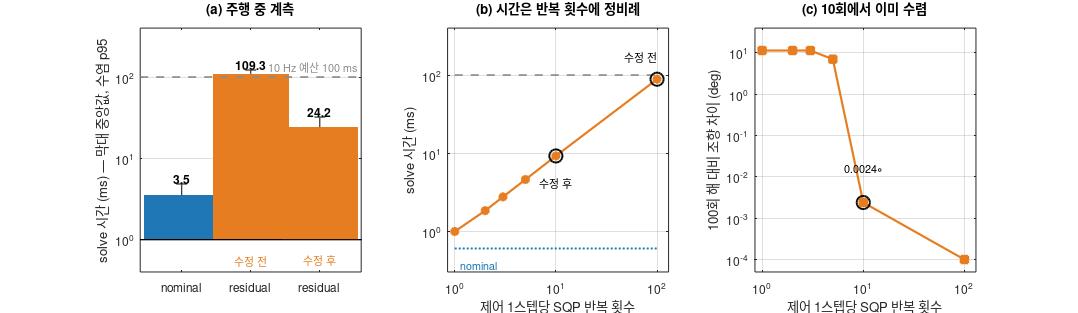

Write the MATLAB code that produced this figure.
% plot_solvetime.m — MPC 연산시간: nominal vs residual, 그리고 100배 낭비의 제거
%
% (a) 주행 중 계측: residual 이 10 Hz 예산을 넘긴다
% (b) 원인: SQP 반복 횟수에 정비례 — 계산이 무거운 게 아니라 100번 돌고 있었다
% (c) 10회면 100회와 같은 해 -> 90회는 순수 낭비
%
% 데이터: fig_solvetime.mat  (results/solvetime_summary.py 로 생성)

clear; close all;
load('fig_solvetime.mat');

BLUE = [0.12 0.47 0.71];
ORNG = [0.90 0.49 0.13];
GREY = [0.55 0.55 0.55];

figure('Color','w','Position',[100 100 1240 360]);

% ---------------------------------------------------------------- (a) 주행 중 계측
% 막대 = 중앙값, 수염 = p95. 3개 구성 전부 실제 주행 로그.
subplot(1,3,1); hold on; box on;
med = inloop_stats(:,1);  p95 = inloop_stats(:,3);
cols = [BLUE; ORNG; ORNG];
for k = 1:3
    bar(k, med(k), 0.55, 'FaceColor', cols(k,:), 'EdgeColor','none');
    plot([k k], [med(k) p95(k)], '-', 'Color', [0.25 0.25 0.25], 'LineWidth', 1.1);
    plot(k, p95(k), '_', 'Color', [0.25 0.25 0.25], 'MarkerSize', 9, 'LineWidth', 1.1);
    text(k, p95(k)*1.18, sprintf('%.1f', med(k)), ...
         'HorizontalAlignment','center', 'FontSize', 10, 'FontWeight','bold');
end
plot([0.4 3.6], [budget_ms budget_ms], '--', 'Color', GREY, 'LineWidth', 1.4);
text(3.55, budget_ms*1.30, '10 Hz 예산 100 ms', ...
     'Color', GREY, 'FontSize', 9, 'HorizontalAlignment','right');
set(gca,'XTick',1:3,'XTickLabel',{'nominal','residual','residual'}, ...
        'YScale','log','FontSize',10,'YGrid','on');
text(2, 0.55, '수정 전', 'HorizontalAlignment','center','FontSize',9,'Color',ORNG);
text(3, 0.55, '수정 후', 'HorizontalAlignment','center','FontSize',9,'Color',ORNG);
xlim([0.4 3.6]); ylim([0.4 400]);
ylabel('solve 시간 (ms) — 막대 중앙값, 수염 p95');
title('(a) 주행 중 계측', 'FontSize',11);

% ------------------------------------------------- (b) 반복 횟수 대 solve 시간
subplot(1,3,2); hold on; box on;
it = sweep(:,1); ms = sweep(:,2);
plot([1 100], [budget_ms budget_ms], '--', 'Color', GREY, 'LineWidth', 1.4);
plot([1 100], [nominal_offline_ms nominal_offline_ms], ':', 'Color', BLUE, 'LineWidth', 1.6);
plot(it, ms, '-o', 'Color', ORNG, 'LineWidth', 1.8, 'MarkerSize', 6, ...
     'MarkerFaceColor', ORNG);
plot(10,  ms(it==10),  'o', 'Color','k', 'MarkerSize', 11, 'LineWidth', 1.6);
plot(100, ms(it==100), 'o', 'Color','k', 'MarkerSize', 11, 'LineWidth', 1.6);
text(10,  ms(it==10)*0.45, '수정 후', 'FontSize',9, 'HorizontalAlignment','center');
text(100, ms(it==100)*1.9, '수정 전', 'FontSize',9, 'HorizontalAlignment','right');
text(1.15, nominal_offline_ms*0.62, 'nominal', 'Color', BLUE, 'FontSize',9);
set(gca,'XScale','log','YScale','log','FontSize',10,'XGrid','on','YGrid','on');
xlim([0.85 130]); ylim([0.3 400]);
xlabel('제어 1스텝당 SQP 반복 횟수');
ylabel('solve 시간 (ms)');
title('(b) 시간은 반복 횟수에 정비례', 'FontSize',11);

% --------------------------------------------- (c) 해는 10회에서 이미 수렴
subplot(1,3,3); hold on; box on;
dev = sweep(:,3);                          % max |d delta| vs 100회 해
dev(dev <= 0) = 1e-4;                      % log 축 표시용 하한
plot(it, dev, '-s', 'Color', ORNG, 'LineWidth', 1.8, 'MarkerSize', 6, ...
     'MarkerFaceColor', ORNG);
plot(10, dev(it==10), 'o', 'Color','k', 'MarkerSize', 11, 'LineWidth', 1.6);
text(10, dev(it==10)*7, sprintf('%.4f\\circ', sweep(it==10,3)), ...
     'FontSize',9, 'HorizontalAlignment','center');
set(gca,'XScale','log','YScale','log','FontSize',10,'XGrid','on','YGrid','on');
xlim([0.85 130]); ylim([5e-5 40]);
xlabel('제어 1스텝당 SQP 반복 횟수');
ylabel('100회 해 대비 조향 차이 (deg)');
title('(c) 10회에서 이미 수렴', 'FontSize',11);

set(gcf,'PaperPositionMode','auto');
print(gcf, '-dpng', '-r200', 'fig_solvetime.png');
fprintf('saved fig_solvetime.png\n');
